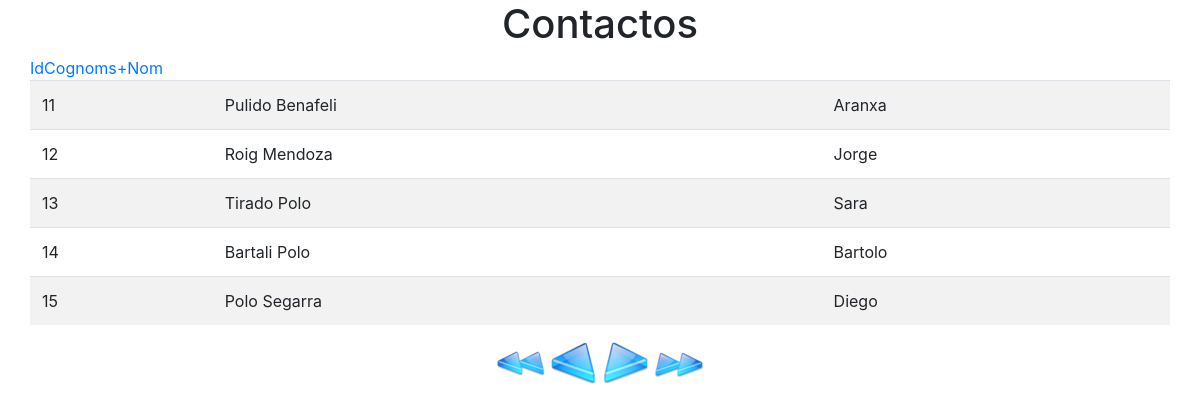
The page /index.php?pagina=3&orden=id on the database its author committed.
### tables this page shows
CREATE TABLE IF NOT EXISTS `contactes` (
  `id` int(11) NOT NULL AUTO_INCREMENT,
  `nom` varchar(20) NOT NULL,
  `cognoms` varchar(35) DEFAULT NULL,
  `direccio` varchar(50) DEFAULT NULL,
  `localitat` varchar(25) DEFAULT NULL,
  `provincia` varchar(15) DEFAULT NULL,
  `cp` varchar(5) DEFAULT NULL,
  `telefon1` varchar(15) DEFAULT NULL,
  `telefon2` varchar(15) DEFAULT NULL,
  `fax` varchar(15) DEFAULT NULL,
  `mail` varchar(50) DEFAULT NULL,
  PRIMARY KEY (`id`)
);

### lib/db.php (called while the page is built, shortened)
<?php
function connect()
{
    $enlace = mysqli_connect("127.0.0.1", "agenda", "agenda123", "agenda");
    return $enlace;
}
function select($enlace, $pagina = 1, $orden = 'id')
{
    $offset = ($pagina - 1) * PAGE_SIZE;
    $page_size = PAGE_SIZE;
    $consulta = 'select * from contactes ';
    $consulta .= "order by $orden ";
    $consulta .= "limit $page_size offset $offset;";
    $resultado_consulta = mysqli_query($enlace, $consulta);
    $resultado = array();
    if ($resultado_consulta) {
        if (mysqli_num_rows($resultado_consulta) > 0) {
            while ($row = mysqli_fetch_assoc($resultado_consulta)) {
                array_push($resultado, $row);
            }
        }
    }
    return $resultado;
}
function selectTotal($enlace)
{
    $resultado_consulta = mysqli_query($enlace, 'select count(*) from contactes');
    $fila = mysqli_fetch_array($resultado_consulta);
    return $fila[0];
}
function getContactosListDB($pagina = 1, $orden = 'id')
{
    $enlace = connect();
    if ($enlace) {
        $resultado = select($enlace, $pagina, $orden);
    } else {
        $resultado = array();
        setErrorMessage('Ha pasado algo. Vuelve a intentarlo...');
    }
    return $resultado;
}
function getContactosTotalDB()
{
    $enlace = connect();
    if ($enlace) {
        $resultado = selectTotal($enlace);
    } else {
        $resultado = 0;
        setErrorMessage('Ha pasado algo. Vuelve a intentarlo...');
    }
    return $resultado;
}

### lib/utils.php (the view)
<?php
require_once 'db.php';
function getContactosList($pagina = 1, $orden = 'id'){
    $resultado = '<table class="table table-striped">';
    foreach (getContactosListDB($pagina, $orden) as $fila) {
        $resultado .= '<tr>';
        $resultado .= '<td>' .$fila['id'].'</td>';
        $resultado .= '<td>' .$fila['cognoms'].'</td>';
        $resultado .= '<td>' .$fila['nom'].'</td>';
        $resultado .= '</tr>';
    }
    $resultado .= '</table>';
    return $resultado;
}
function getContactosNavPrimero($orden = 'id'){
    return '<a href="index.php?pagina=1&orden='.$orden.'"><img src="img/home.png"></a>'.PHP_EOL;
}
function getContactosNavUltimo($total,$orden){
    return '<a href="index.php?pagina='.$total."&orden=$orden".'"><img src="img/end.png"></a>'.PHP_EOL;
}
function getContactosNavAnterior($pagina,$orden){
    return '<a href="index.php?pagina='.$pagina."&orden=$orden".'"><img src="img/left.png"></a>'.PHP_EOL;
}
function getContactosNavSiguiente($pagina,$orden){
    return '<a href="index.php?pagina='.$pagina."&orden=$orden".'"><img src="img/right.png"></a>'.PHP_EOL;
}
function getContactosNav($total, $pagina = 1, $orden = 'id'){
    $resultado = '<div>';
    $resultado .= getContactosNavPrimero($orden);
        $resultado .= getContactosNavAnterior($pagina-1,$orden);
        $resultado .= getContactosNavSiguiente($pagina+1,$orden);
    $resultado .= getContactosNavUltimo($total,$orden);
    $resultado .= '</div>';
    return $resultado;
}
function getOrderBar($pagina){
    $resultado = "<a href=\"index.php?pagina=$pagina&orden=id\">Id </a>";
    $resultado .= "<a href=\"index.php?pagina=$pagina&orden=cognoms\">Cognoms+Nom</a>";
    return $resultado;
}

### rows shown on the page
contactes: id "11", cognoms "Pulido Benafeli", nom "Aranxa"
contactes: id "12", cognoms "Roig Mendoza", nom "Jorge"
contactes: id "13", cognoms "Tirado Polo", nom "Sara"
contactes: id "14", cognoms "Bartali Polo", nom "Bartolo"
contactes: id "15", cognoms "Polo Segarra", nom "Diego"
